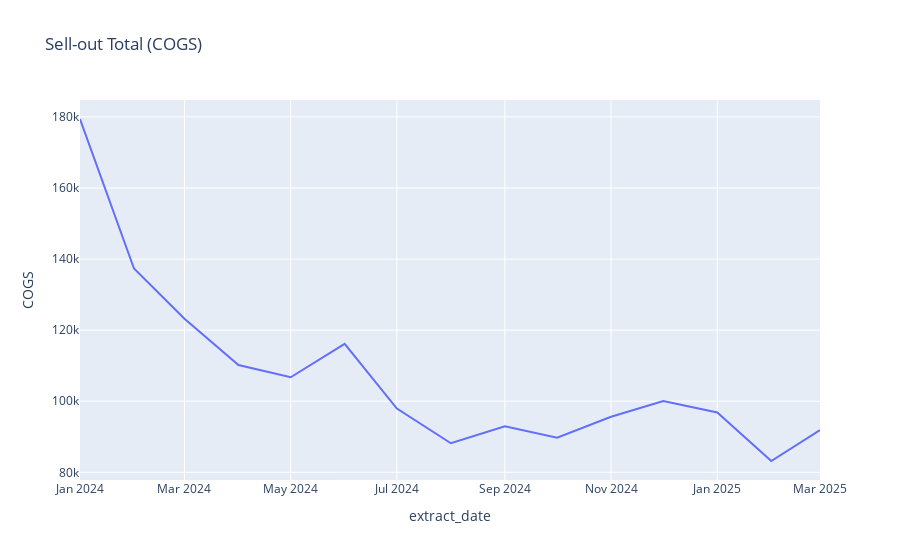

This figure's notebook cell:
### Code cell
total = df.groupby('extract_date')['COGS'].sum().reset_index()
fig1 = px.line(total, x='extract_date', y='COGS', title='Sell-out Total (COGS)')
fig1.show()

### Figure 1 — Plotly figure (JSON) as saved in the notebook; plotly's stock layout.template omitted (floating-point values rounded to 4 significant figures)
{"data": [{"hovertemplate": "extract_date=%{x}<br>COGS=%{y}<extra></extra>", "legendgroup": "", "line": {"color": "#636efa", "dash": "solid"}, "marker": {"symbol": "circle"}, "mode": "lines", "name": "", "orientation": "v", "showlegend": false, "type": "scatter", "x": ["2024-01", "2024-02", "2024-03", "2024-04", "2024-05", "2024-06", "2024-07", "2024-08", "2024-09", "2024-10", "2024-11", "2024-12", "2025-01", "2025-02", "2025-03"], "xaxis": "x", "y": [179400.0, 137300.0, 123200.0, 110200.0, 106700.0, 116100.0, 97920.0, 88170.0, 92970.0, 89720.0, 95630.0, 100056, 96830.0, 83180.0, 91880.0], "yaxis": "y"}], "layout": {"legend": {"tracegroupgap": 0}, "title": {"text": "Sell-out Total (COGS)"}, "xaxis": {"anchor": "y", "domain": [0, 1], "title": {"text": "extract_date"}}, "yaxis": {"anchor": "x", "domain": [0, 1], "title": {"text": "COGS"}}}}
